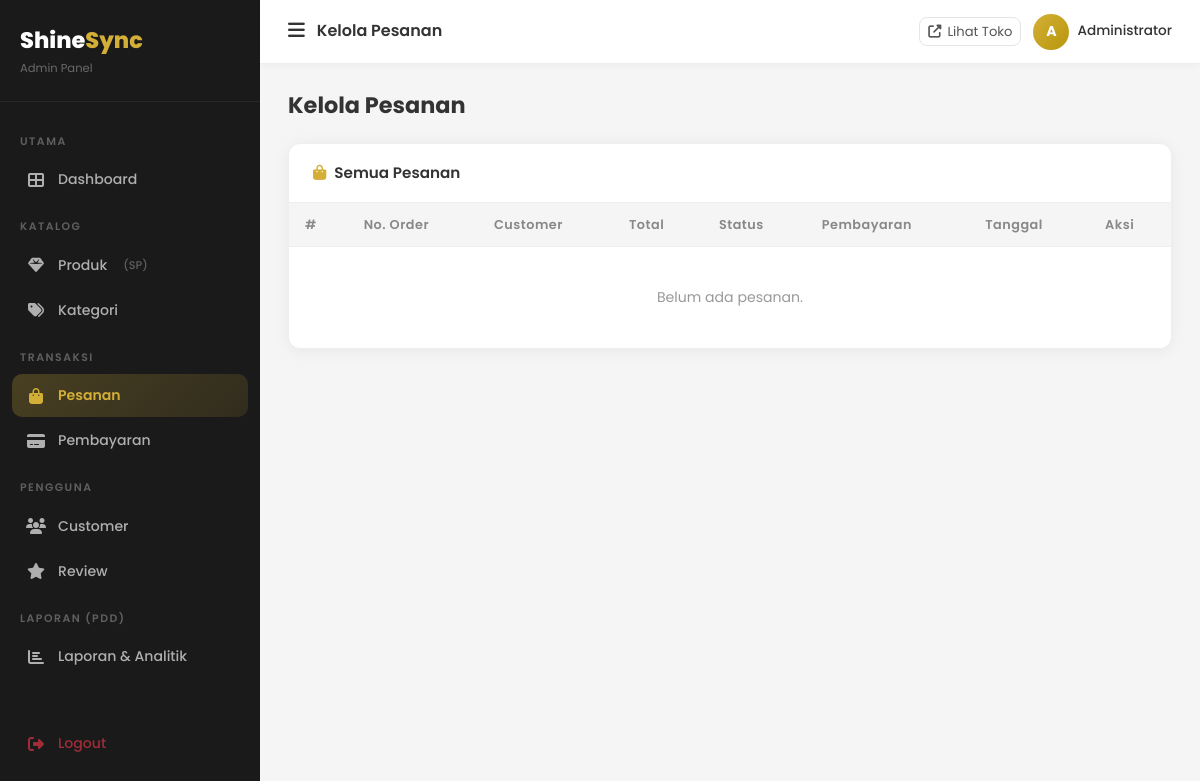
Page /admin/orders (signed in) on the earlier database version.
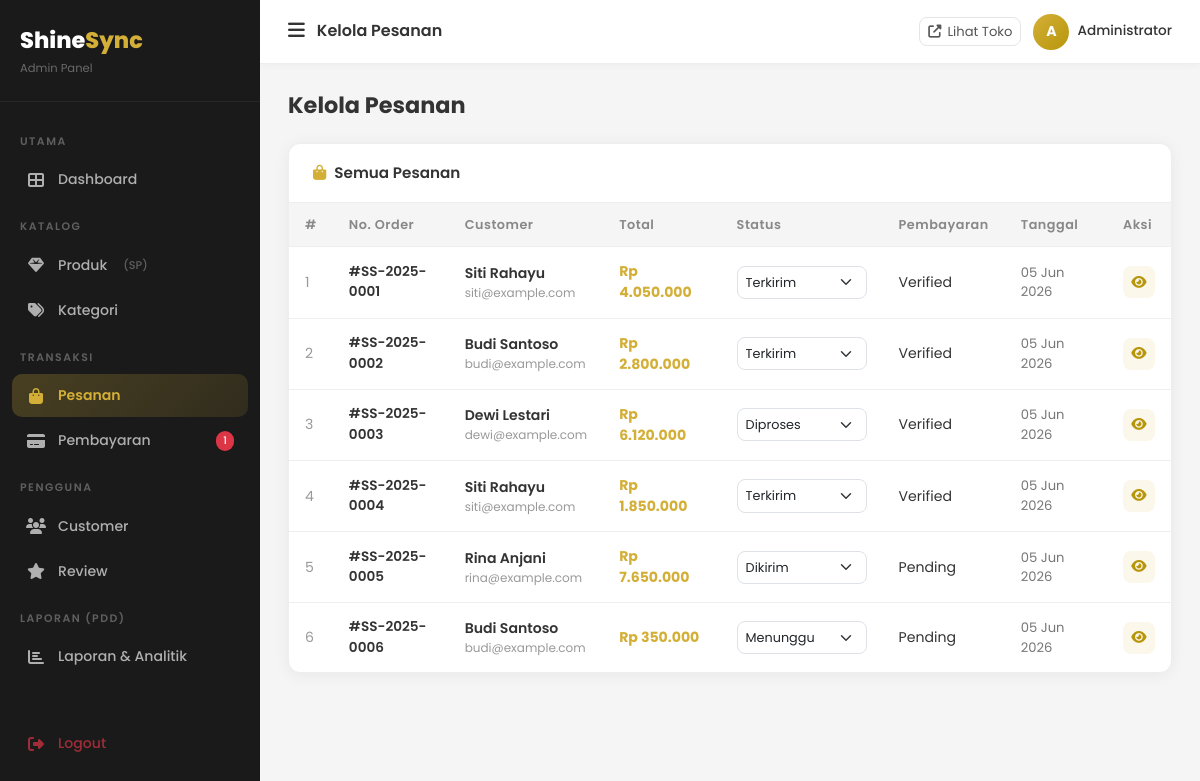
Same page on the later database version.
### tables this page shows
CREATE TABLE `orders` (
  `id` int UNSIGNED NOT NULL,
  `user_id` int UNSIGNED NOT NULL,
  `order_number` varchar(50) NOT NULL,
  `total_amount` decimal(15,2) NOT NULL DEFAULT '0.00',
  `discount` decimal(15,2) DEFAULT '0.00',
  `grand_total` decimal(15,2) NOT NULL DEFAULT '0.00',
  `loyalty_points` int DEFAULT '0',
  `shipping_name` varchar(100) DEFAULT NULL,
  `shipping_phone` varchar(20) DEFAULT NULL,
  `shipping_address` text,
  `notes` text,
  `status` enum('pending','confirmed','processing','shipped','delivered','cancelled') DEFAULT 'pending',
  `created_at` timestamp NULL DEFAULT CURRENT_TIMESTAMP,
  `updated_at` timestamp NULL DEFAULT CURRENT_TIMESTAMP ON UPDATE CURRENT_TIMESTAMP
);

CREATE TABLE `users` (
  `id` int UNSIGNED NOT NULL,
  `name` varchar(100) NOT NULL,
  `email` varchar(150) NOT NULL,
  `password` varchar(255) NOT NULL,
  `phone` varchar(20) DEFAULT NULL,
  `address` text,
  `avatar` varchar(255) DEFAULT 'default.png',
  `role` enum('admin','customer') NOT NULL DEFAULT 'customer',
  `is_active` tinyint(1) NOT NULL DEFAULT '1',
  `created_at` timestamp NULL DEFAULT CURRENT_TIMESTAMP,
  `updated_at` timestamp NULL DEFAULT CURRENT_TIMESTAMP ON UPDATE CURRENT_TIMESTAMP
);

### app/core/Controller.php (called while the page is built, shortened)
<?php
class Controller
{
    protected function view(string $viewPath, array $data = []): void
    {
        extract($data);
        $file = __DIR__ . '/../views/' . $viewPath . '.php';
        require $file;
    }
}

### app/controllers/OrderController.php (called while the page is built, shortened)
<?php
class OrderController extends Controller
{
    private Order $orderModel;
    public function __construct()
    {
        $this->orderModel = new Order();
    }
    public function adminIndex(): void
    {
        $orders    = $this->orderModel->getAll();
        $this->view('admin/orders/index', compact('orders', 'pageTitle'));
    }
}

### app/core/Database.php (called while the page is built, shortened)
<?php
class Database
{
    private static ?Database $instance = null;
    private mysqli $conn;
    private function __construct()
    {
        $this->conn = new mysqli(DB_HOST, DB_USER, DB_PASS, DB_NAME, DB_PORT);
        $this->conn->set_charset(DB_CHARSET);
    }
    public static function getInstance(): Database
    {
        if (self::$instance === null) {
            self::$instance = new self();
        }
        return self::$instance;
    }
    public function query(string $sql, array $params = []): array
    {
        if (empty($params)) {
            $result = $this->conn->query($sql);
            return $result->fetch_all(MYSQLI_ASSOC) ?: [];
        }
        $stmt = $this->prepare($sql, $params);
        $stmt->execute();
        $result = $stmt->get_result();
        return $result ? $result->fetch_all(MYSQLI_ASSOC) : [];
    }
}

### app/core/Model.php (called while the page is built, shortened)
<?php
class Model
{
    public function __construct()
    {
        $this->db = Database::getInstance();
    }
}

### app/models/Order.php (called while the page is built, shortened)
<?php
class Order extends Model
{
    public function getAll(): array
    {
        return $this->db->query(
            "SELECT o.*, u.name AS customer_name, u.email,
                    p.status AS payment_status,
                    COUNT(od.id) AS item_count
             FROM orders o
             INNER JOIN users u ON o.user_id = u.id
             LEFT JOIN payments p       ON o.id = p.order_id
             LEFT JOIN order_details od ON o.id = od.order_id
             GROUP BY o.id
             ORDER BY o.created_at DESC"
        );
    }
}

### app/views/admin/orders/index.php (the view, shortened to what this page needs)
<?php
include __DIR__ . '/../../layouts/admin_header.php';
$statusLabels=['pending'=>'Menunggu','confirmed'=>'Dikonfirmasi','processing'=>'Diproses','shipped'=>'Dikirim','delivered'=>'Terkirim','cancelled'=>'Dibatalkan'];
?>
<div class="admin-page-header">
  <h2>Kelola Pesanan</h2>
</div>
<div class="admin-card">
  <div class="card-head"><h5><i class="fas fa-shopping-bag me-2" style="color:#D4AF37;"></i>Semua Pesanan</h5></div>
  <div style="overflow-x:auto;">
    <table class="admin-table">
      <thead><tr><th>#</th><th>No. Order</th><th>Customer</th><th>Total</th><th>Status</th><th>Pembayaran</th><th>Tanggal</th><th>Aksi</th></tr></thead>
      <tbody>
        <?php if(empty($orders)): ?>
        <tr><td colspan="8" style="text-align:center;padding:40px;color:#999;">Belum ada pesanan.</td></tr>
        <?php else: foreach($orders as $i=>$o): ?>
        <tr>
          <td style="color:#999;"><?= $i+1 ?></td>
          <td style="font-weight:600;font-size:.85rem;">#<?= htmlspecialchars($o['order_number']) ?></td>
          <td>
            <div style="font-weight:600;font-size:.88rem;"><?= htmlspecialchars($o['customer_name']) ?></div>
            <div style="font-size:.75rem;color:#999;"><?= htmlspecialchars($o['email']) ?></div>
          </td>
          <td style="font-weight:700;color:#D4AF37;">Rp <?= number_format($o['grand_total'],0,',','.') ?></td>
          <td>
            <select onchange="updateStatus(<?= $o['id'] ?>,this.value)" class="form-select" style="width:130px;font-size:.8rem;border-radius:8px;padding:6px 8px;">
              <?php foreach($statusLabels as $v=>$l): ?>
              <option value="<?= $v ?>" <?= $o['status']===$v?'selected':'' ?>><?= $l ?></option>
              <?php endforeach; ?>
            </select>
          </td>
          <td>
            <?php if($o['payment_status']): ?>
            <span class="status-badge status-<?= $o['payment_status'] ?>"><?= ucfirst($o['payment_status']) ?></span>
            <?php else: ?>
            <span style="color:#999;font-size:.8rem;">-</span>
            <?php endif; ?>
          </td>
          <td style="font-size:.82rem;color:#777;"><?= date('d M Y', strtotime($o['created_at'])) ?></td>
          <td>
            <a href="<?= APP_URL ?>/admin/orders/detail/<?= $o['id'] ?>" class="btn-action btn-view" title="Detail"><i class="fas fa-eye"></i></a>
          </td>
        </tr>
        <?php endforeach; endif; ?>
      </tbody>
    </table>
  </div>
</div>
<?php include __DIR__ . '/../../layouts/admin_footer.php'; ?>

Differences in the rows shown:
added orders: order_number "SS-2025-0001", user.name "Siti Rahayu", user.email "siti@example.com", grand_total "4.050.000", status+id "Terkirim", payment_status "Verified", created_at "05 Jun 2026"
added orders: order_number "SS-2025-0002", user.name "Budi Santoso", user.email "budi@example.com", grand_total "2.800.000", status+id "Terkirim", payment_status "Verified", created_at "05 Jun 2026"
added orders: order_number "SS-2025-0003", user.name "Dewi Lestari", user.email "dewi@example.com", grand_total "6.120.000", status+id "Diproses", payment_status "Verified", created_at "05 Jun 2026"
added orders: order_number "SS-2025-0004", user.name "Siti Rahayu", user.email "siti@example.com", grand_total "1.850.000", status+id "Terkirim", payment_status "Verified", created_at "05 Jun 2026"
added orders: order_number "SS-2025-0005", user.name "Rina Anjani", user.email "rina@example.com", grand_total "7.650.000", status+id "Dikirim", payment_status "Pending", created_at "05 Jun 2026"
added orders: order_number "SS-2025-0006", user.name "Budi Santoso", user.email "budi@example.com", grand_total "350.000", status+id "Menunggu", payment_status "Pending", created_at "05 Jun 2026"
Other differences:
$pendingCount: (not shown) → "1"
text no longer shown: "Belum ada pesanan."
